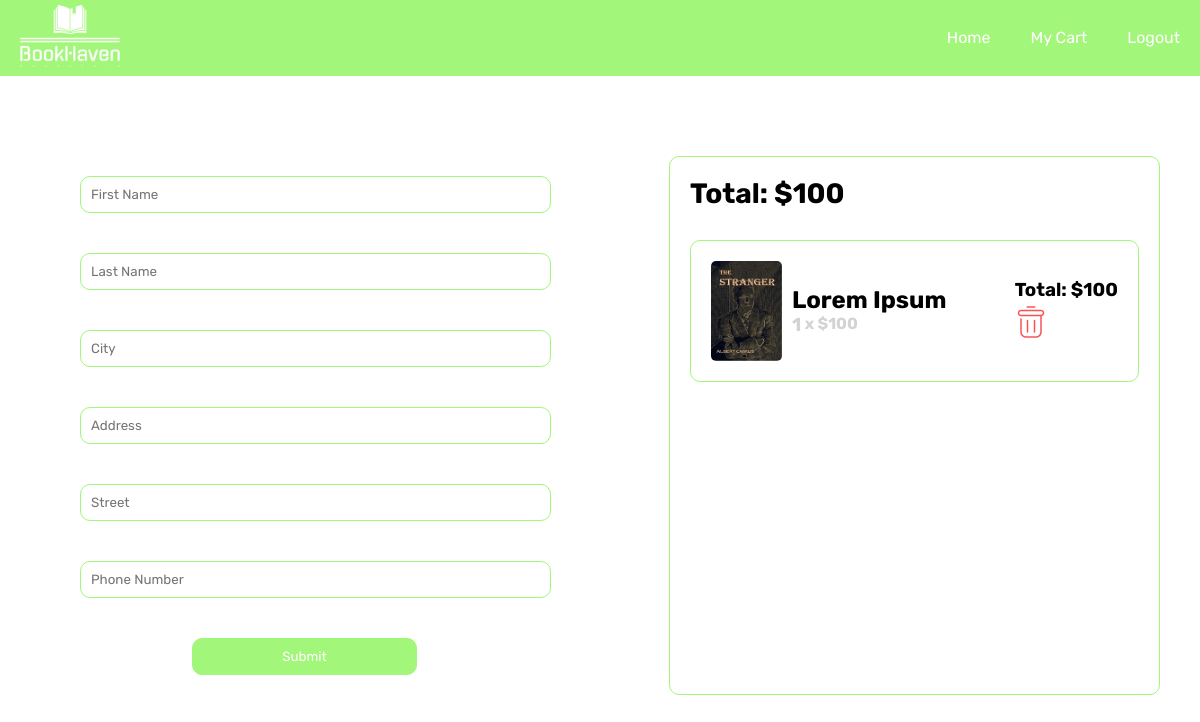
The page /checkout.php (signed in) on the database as committed earlier.
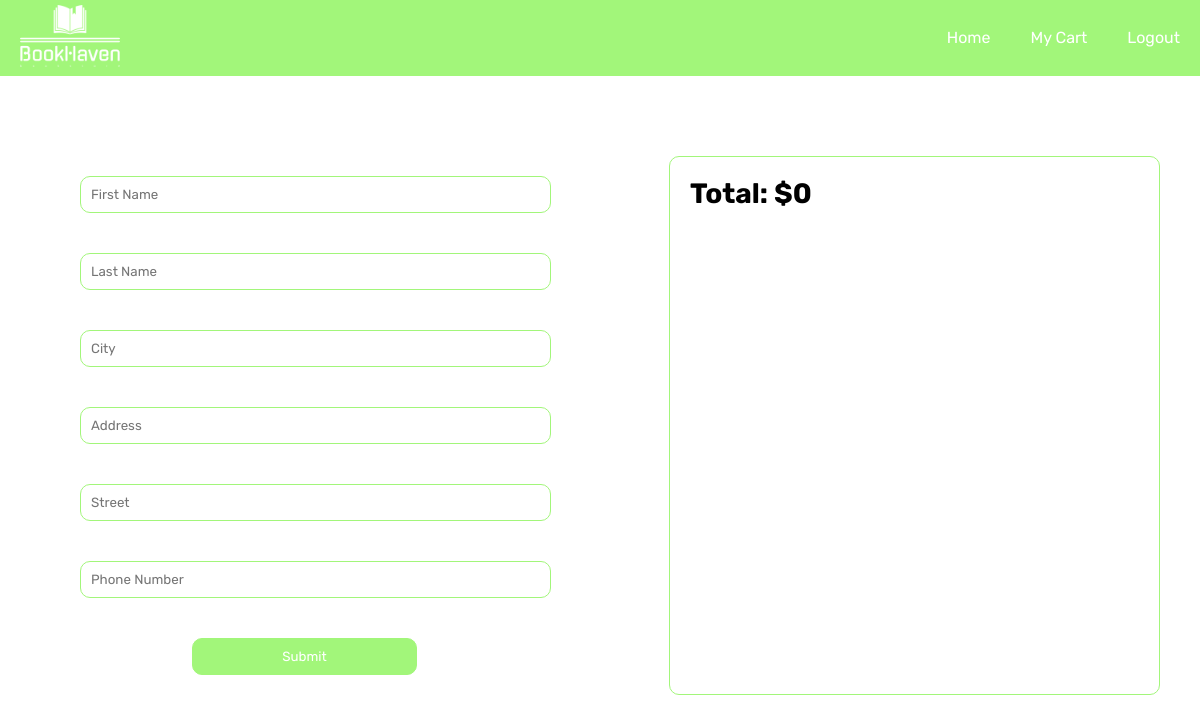
The same page on the database as committed later.
### tables this page shows
CREATE TABLE `line_item` (
  `ID` int(11) NOT NULL,
  `Title` varchar(200) NOT NULL,
  `Price` int(8) NOT NULL,
  `Quantity` int(6) NOT NULL,
  `Image_link` varchar(300) NOT NULL,
  `Cart_ID` int(6) NOT NULL,
  `Book_ID` int(6) NOT NULL,
  `Order_ID` int(6) DEFAULT NULL
);

### checkout.php (the view, shortened to what this page needs)
<!DOCTYPE html>
<html lang="en">
<head>
    <link rel="stylesheet" href="./index.css">
    <link rel="stylesheet" href="./header.css">
    <link rel="stylesheet" href="./home.css">
    <link rel="stylesheet" href="./checkout.css">
</head>
<body>
    <div>
        <div class="header_wrapper">
            <?php include("./components/header.php") ?>
        </div>
    </div>
    <div class="checkout_container">
        <form class="left_checkout_container" method="POST">
            <input type="text" placeholder="First Name" name="first_name" />
            <input type="text" placeholder="Last Name" name="last_name" />
            <input type="text" placeholder="City" name="city" />
            <input type="text" placeholder="Address" name="address" />
            <input type="text" placeholder="Street" name="street" />
            <input type="text" placeholder="Phone Number" name="phone_number" />
            <input type="submit" class="checkout_submit" name="checkout_submit" />
        </form>
        <div class="right_checkout_container">
            <?php
            include_once('./actions/connection.php');
            $result = mysqli_query($con, "Select l.ID, l.Title, l.Price, l.Quantity, l.Image_link  From line_item l, cart c Where l.Order_ID IS NULL AND c.User_ID = 1 ");
            $total = 0;
            $items = array();
            if ($result) {
                while ($row = mysqli_fetch_array($result)) {
                    $total += ($row['Price'] * $row['Quantity']);
                    $items[] = $row;
                }
            }
            echo '<h1 class="total_text">Total: $' . $total . '</h1>';
            foreach ($items as $row) {
                echo '
                    <div class="right_checkout_item" id=checkout-container-' . $row["ID"] . '>
                        <img src="./images/booksForHome/' . $row['Image_link'] . '" alt="image_book" />
                        <div class="right_checkout_item_first_container">
                            <h2>' . $row['Title'] . '</h2>
                            <div class="quantity_price_container">
                                <h3>' . $row['Quantity'] . '</h3>
                                <h4>&nbsp;x&nbsp;$' . $row['Price'] . '</h4>
                            </div>
                        </div>
                        <div>
                            <h3 class="total_text_per_item">Total: $' . ($row['Price'] * $row['Quantity']) . '</h3>
                            <img src="./images/icons/delete.png" class="delete-icon" onClick="deleteLineItem(' . $row["ID"] . ',' . $row["Quantity"] * $row["Price"] . ')" alt="image_book" />
                        </div>
                    </div>';
            }
            ?>
        </div>
    </div>
</body>
</html>

Rows that differ between the two databases and show on the page:
removed line_item: Image_link (picture), Title "Lorem Ipsum", Quantity "1", Price "100", $row['Price']*$row['Quantity'] "100"
Other text that changed with them:
$total: "100" → "0"
